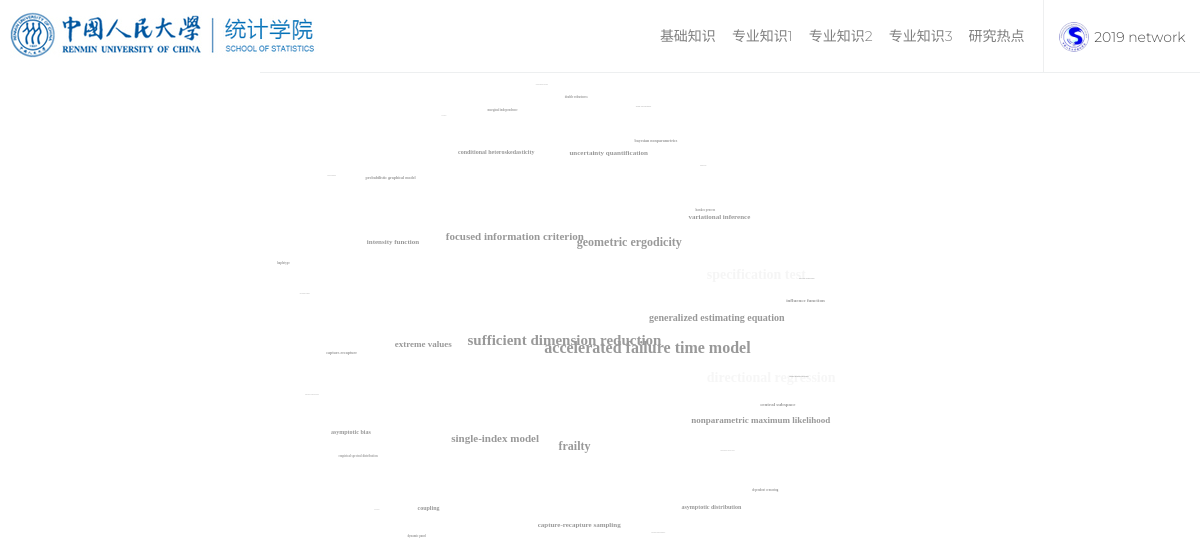
/choosekeywords/ballthree, run on the app's committed database.
### ball/models.py (models this page shows, shortened)
class Keyword(models.Model):
    title = models.CharField(max_length=500)
    type = models.CharField(max_length=500, choices=settings.KEYWORD_CHOICES, verbose_name='关键词分类', null=True, blank=True)

### ball/views.py (the view)
# urls.py: path('choosekeywords/ballthree', views.ballthree, name='ballthree'),
def ballthree(request):
    keywords = Keyword.objects.filter(type="level23")
    context = {
        'keywords': keywords,
    }
    return render(request, 'ball/choosekeywords.html', context)

### likes/templatetags/likes_tags.py (called while the page is built)
@register.simple_tag(takes_context=True)
def get_like_status(context, obj):
    content_type = ContentType.objects.get_for_model(obj)
    user = context['user']
    if not user.is_authenticated:
        return ''
    if LikeRecord.objects.filter(content_type=content_type, object_id=obj.pk, user=user).exists():
        return 'active'
    else:
        return ''

@register.simple_tag
def get_content_type(obj):
    content_type = ContentType.objects.get_for_model(obj)
    return content_type.model

### ball/templates/ball/choosekeywords.html (shortened to what this page needs)
{% load static %}
{% load likes_tags %}
<html>
<head>
    <link rel="stylesheet" type="text/css" href="{% static 'network/bootstrap.min.css' %}">
    <link rel="stylesheet" type="text/css" href="{% static 'network/perfect-scrollbar.css' %}">
    <link rel="stylesheet" type="text/css" href="{% static 'network/morris.css' %}">
    <link rel="stylesheet" type="text/css" href="{% static 'network/c3.min.css' %}">
    <link rel="stylesheet" type="text/css" href="{% static 'network/style.css' %}">
    <link rel="stylesheet" type="text/css" href="{% static 'network/spinners.css' %}">
    <link rel="stylesheet" type="text/css" href="{% static 'network/dashboard.css' %}">
    <link rel="stylesheet" type="text/css" href="{% static 'network/default.css' %}">
</head>
<body>
<header class="topbar">
            <nav class="navbar top-navbar navbar-expand-md navbar-light">
                <div class="navbar-header">
                    <a class="navbar-brand" href="{% url 'network-home' %}">
                        <b>
                            <img src={% static 'network/media/rss.jpg' %} alt="homepage" class="dark-logo" />
                        </b>
                         </a>
                </div>
                <div class="navbar-collapse">
                    <div class="navbar-nav">
                        <a class="nav-item nav-link" href="{% url 'ball' %}">基础知识</a>
                        <a class="nav-item nav-link" href="{% url 'ballone' %}">专业知识1</a>
                        <a class="nav-item nav-link" href="{% url 'balltwo' %}">专业知识2</a>
                        <a class="nav-item nav-link" href="{% url 'ballthree' %}">专业知识3</a>
                        <a class="nav-item nav-link" href="{% url 'nextball' %}">研究热点</a>
                    </div>
                    <ul class="navbar-nav my-lg-0">
                        <li class="nav-item dropdown u-pro">
                            <a class="nav-link dropdown-toggle waves-effect waves-dark profile-pic" href="{% url 'network-home' %}" data-toggle="dropdown" aria-haspopup="true" aria-expanded="false"><img src={% static 'network/media/rss-icon.jpg' %} alt="creator" class="" /> <span class="hidden-md-down">2019 network</span> </a>
                        </li>
                    </ul>
                </div>
            </nav>
        </header>
<div id="tagbox">
    {% for word in keywords.all %}
        <a onclick="likeChange(this, '{% get_content_type word %}', {{ word.pk }})" class="like">
        <span class="glyphicon glyphicon-thumbs-up {% get_like_status word %}" >{{ word.title }}</span>
        </a>
	{% endfor %}
</div>
</body>
</html>

### static/network/default.css (style rules this page uses)
.topbar { background: #ffffff; }
.topbar .navbar-header { background: #ffffff; }
.topbar .navbar-light .navbar-nav .nav-item > a.nav-link { color: rgba(0, 0, 0, 0.7) !important; }

### ball/templates/ball/choosekeywords.html (style rules this page uses)
#tagbox { position:relative;margin:20px auto 0px;width:600px;height:500px;background:transparent; }
#tagbox a { position:absolute;padding:3px 6px;font-family:Microsoft YaHei;color:#999;TOP:0px;font-weight:bold;text-decoration:none;left:0px }

### data on the page
Keyword: title "generalized estimating equation"
Keyword: title "sufficient dimension reduction"
Keyword: title "uncertainty quantification"
Keyword: title "asymptotic distribution"
Keyword: title "accelerated failure time model"
Keyword: title "frailty"
Keyword: title "focused information criterion"
Keyword: title "intensity function"
Keyword: title "directional regression"
Keyword: title "variational inference"
Keyword: title "specification test"
Keyword: title "single-index model"
Keyword: title "geometric ergodicity"
Keyword: title "coupling"
Keyword: title "conditional heteroskedasticity"
Keyword: title "nonparametric maximum likelihood"
Keyword: title "asymptotic bias"
Keyword: title "capture-recapture sampling"
Keyword: title "extreme values"
